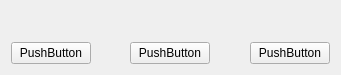
<?xml version="1.0" encoding="UTF-8"?>
<ui version="4.0">
 <class>MainMenu::CMessageDlg</class>
 <widget class="QWidget" name="MainMenu::CMessageDlg">
  <property name="geometry">
   <rect>
    <x>0</x>
    <y>0</y>
    <width>341</width>
    <height>75</height>
   </rect>
  </property>
  <layout class="QVBoxLayout" name="verticalLayout">
   <item>
    <layout class="QHBoxLayout" name="horizontalLayout" stretch="0,1">
     <item>
      <widget class="QLabel" name="labelIcon"/>
     </item>
     <item>
      <widget class="QLabel" name="labelMessage"/>
     </item>
    </layout>
   </item>
   <item>
    <layout class="QHBoxLayout" name="horizontalLayout_2">
     <item>
      <widget class="QPushButton" name="Button3">
       <property name="text">
        <string>PushButton</string>
       </property>
      </widget>
     </item>
     <item>
      <spacer name="horizontalSpacer">
       <property name="orientation">
        <enum>Qt::Horizontal</enum>
       </property>
       <property name="sizeHint" stdset="0">
        <size>
         <width>40</width>
         <height>20</height>
        </size>
       </property>
      </spacer>
     </item>
     <item>
      <widget class="QPushButton" name="Button2">
       <property name="enabled">
        <bool>true</bool>
       </property>
       <property name="text">
        <string>PushButton</string>
       </property>
      </widget>
     </item>
     <item>
      <spacer name="horizontalSpacer_2">
       <property name="orientation">
        <enum>Qt::Horizontal</enum>
       </property>
       <property name="sizeHint" stdset="0">
        <size>
         <width>40</width>
         <height>20</height>
        </size>
       </property>
      </spacer>
     </item>
     <item>
      <widget class="QPushButton" name="Button1">
       <property name="text">
        <string>PushButton</string>
       </property>
      </widget>
     </item>
    </layout>
   </item>
  </layout>
 </widget>
 <resources/>
 <connections/>
</ui>
